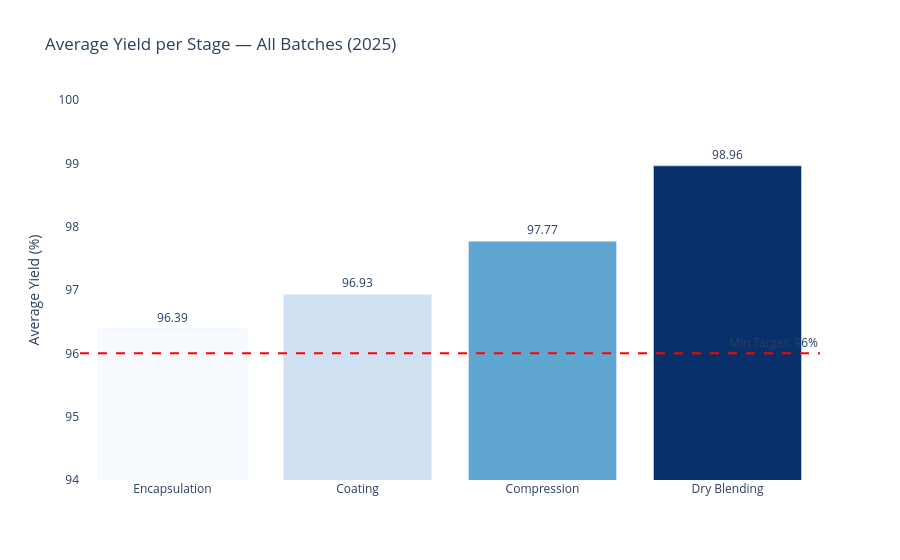

Write notebook code for a chart like this one.
### Code cell
stage_labels = {
    'dry_blending': 'Dry Blending',
    'compression': 'Compression',
    'coating': 'Coating',
    'encapsulation': 'Encapsulation'
}

df_avg_yield_stage['stage_label'] = df_avg_yield_stage['stage'].map(stage_labels)

fig = px.bar(
    df_avg_yield_stage,
    x='stage_label',
    y='avg_yield_pct',
    title='Average Yield per Stage — All Batches (2025)',
    labels={
        'avg_yield_pct': 'Average Yield (%)',
        'stage_label': ''
    },
    text='avg_yield_pct',
    color='avg_yield_pct',
    color_continuous_scale='Blues'
)

fig.add_hline(
    y=96,
    line_dash='dash',
    line_color='red',
    annotation_text='Min Target: 96%',
    annotation_position='top right'
)

fig.update_traces(textposition='outside')
fig.update_layout(
    plot_bgcolor='white',
    coloraxis_showscale=False,
    xaxis=dict(showgrid=False),
    yaxis=dict(showgrid=False, title='Average Yield (%)', range=[94, 100])
)
fig.show()

### Figure 1 — Plotly figure (JSON) as saved in the notebook; plotly's stock layout.template omitted (floating-point values rounded to 4 significant figures)
{"data": [{"hovertemplate": "=%{x}<br>Average Yield (%)=%{marker.color}<extra></extra>", "legendgroup": "", "marker": {"color": [96.39, 96.93, 97.77, 98.96], "coloraxis": "coloraxis", "pattern": {"shape": ""}}, "name": "", "orientation": "v", "showlegend": false, "text": [96.39, 96.93, 97.77, 98.96], "textposition": "outside", "type": "bar", "x": ["Encapsulation", "Coating", "Compression", "Dry Blending"], "xaxis": "x", "y": [96.39, 96.93, 97.77, 98.96], "yaxis": "y"}], "layout": {"annotations": [{"showarrow": false, "text": "Min Target: 96%", "x": 1, "xanchor": "right", "xref": "x domain", "y": 96, "yanchor": "bottom", "yref": "y"}], "barmode": "relative", "coloraxis": {"colorbar": {"title": {"text": "Average Yield (%)"}}, "colorscale": [[0, "rgb(247,251,255)"], [0.125, "rgb(222,235,247)"], [0.25, "rgb(198,219,239)"], [0.375, "rgb(158,202,225)"], [0.5, "rgb(107,174,214)"], [0.625, "rgb(66,146,198)"], [0.75, "rgb(33,113,181)"], [0.875, "rgb(8,81,156)"], [1, "rgb(8,48,107)"]], "showscale": false}, "legend": {"tracegroupgap": 0}, "plot_bgcolor": "white", "shapes": [{"line": {"color": "red", "dash": "dash"}, "type": "line", "x0": 0, "x1": 1, "xref": "x domain", "y0": 96, "y1": 96, "yref": "y"}], "title": {"text": "Average Yield per Stage — All Batches (2025)"}, "xaxis": {"anchor": "y", "domain": [0, 1], "showgrid": false, "title": {"text": ""}}, "yaxis": {"anchor": "x", "domain": [0, 1], "range": [94, 100], "showgrid": false, "title": {"text": "Average Yield (%)"}}}}
